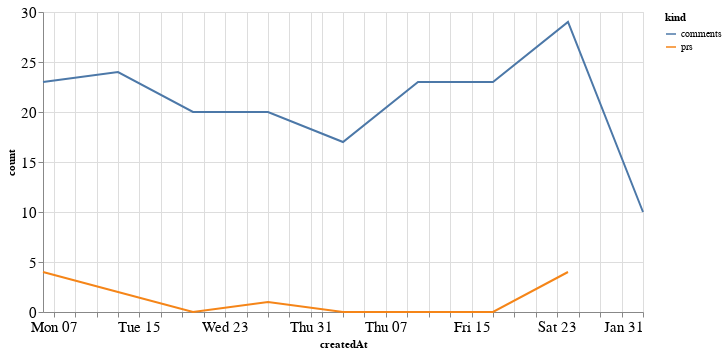

Notebook source saved alongside this figure:
### Code cell
alt.Chart(total_time, width=600).mark_line().encode(
    x='createdAt',
    y='count',
    color='kind'
)

### Figure 1 — Vega-Lite specification as saved in the notebook (floating-point values rounded to 4 significant figures)
{"config": {"axisLeft": {"labelFontSize": 15}, "axisBottom": {"labelFontSize": 15}}, "data": {"name": "data-bbcff9ff754c358c06e00b0805094885"}, "mark": "line", "encoding": {"color": {"type": "nominal", "field": "kind"}, "x": {"type": "temporal", "field": "createdAt"}, "y": {"type": "quantitative", "field": "count"}}, "width": 600, "$schema": "https://vega.github.io/schema/vega-lite/v4.8.1.json", "datasets": {"data-bbcff9ff754c358c06e00b0805094885": [{"createdAt": "2020-12-06T00:00:00", "kind": "prs", "count": 4.0}, {"createdAt": "2020-12-13T00:00:00", "kind": "prs", "count": 2.0}, {"createdAt": "2020-12-20T00:00:00", "kind": "prs", "count": 0.0}, {"createdAt": "2020-12-27T00:00:00", "kind": "prs", "count": 1.0}, {"createdAt": "2021-01-03T00:00:00", "kind": "prs", "count": 0.0}, {"createdAt": "2021-01-10T00:00:00", "kind": "prs", "count": 0.0}, {"createdAt": "2021-01-17T00:00:00", "kind": "prs", "count": 0.0}, {"createdAt": "2021-01-24T00:00:00", "kind": "prs", "count": 4.0}, {"createdAt": "2021-01-31T00:00:00", "kind": "prs", "count": null}, {"createdAt": "2020-12-06T00:00:00", "kind": "comments", "count": 23.0}, {"createdAt": "2020-12-13T00:00:00", "kind": "comments", "count": 24.0}, {"createdAt": "2020-12-20T00:00:00", "kind": "comments", "count": 20.0}, {"createdAt": "2020-12-27T00:00:00", "kind": "comments", "count": 20.0}, {"createdAt": "2021-01-03T00:00:00", "kind": "comments", "count": 17.0}, {"createdAt": "2021-01-10T00:00:00", "kind": "comments", "count": 23.0}, {"createdAt": "2021-01-17T00:00:00", "kind": "comments", "count": 23.0}, {"createdAt": "2021-01-24T00:00:00", "kind": "comments", "count": 29.0}, {"createdAt": "2021-01-31T00:00:00", "kind": "comments", "count": 10.0}]}}
